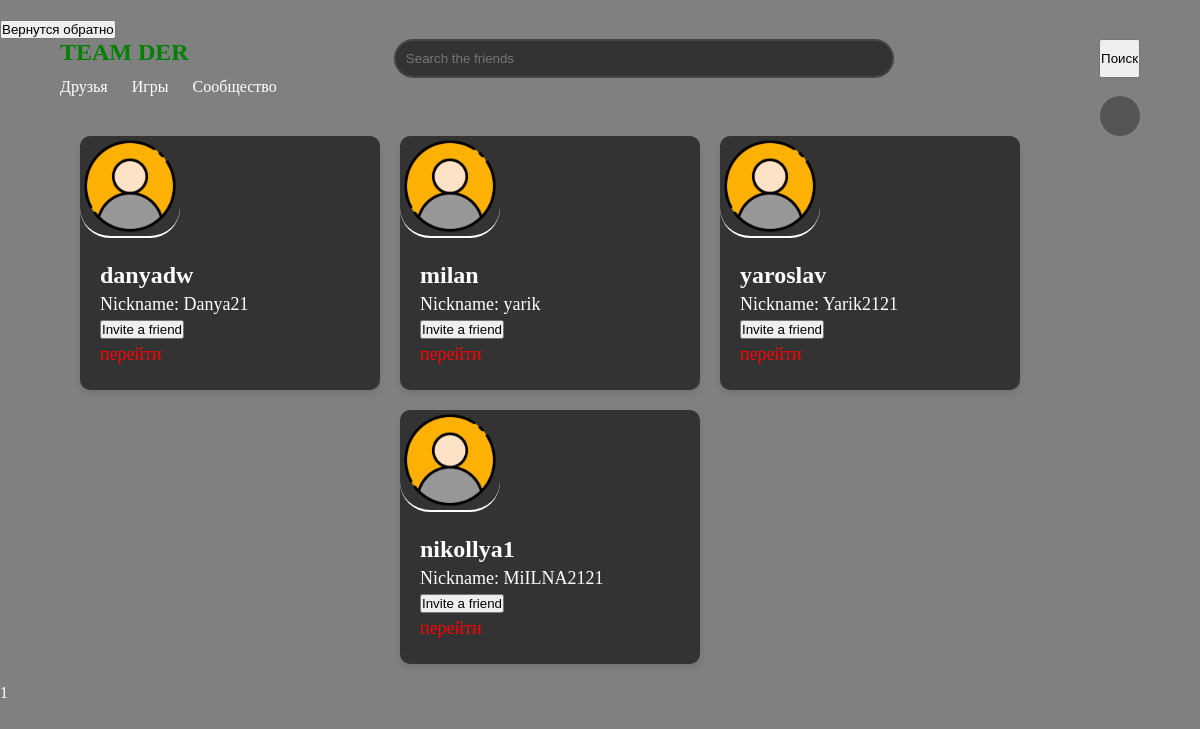
Page /find_users/ (signed in) on the earlier database version.
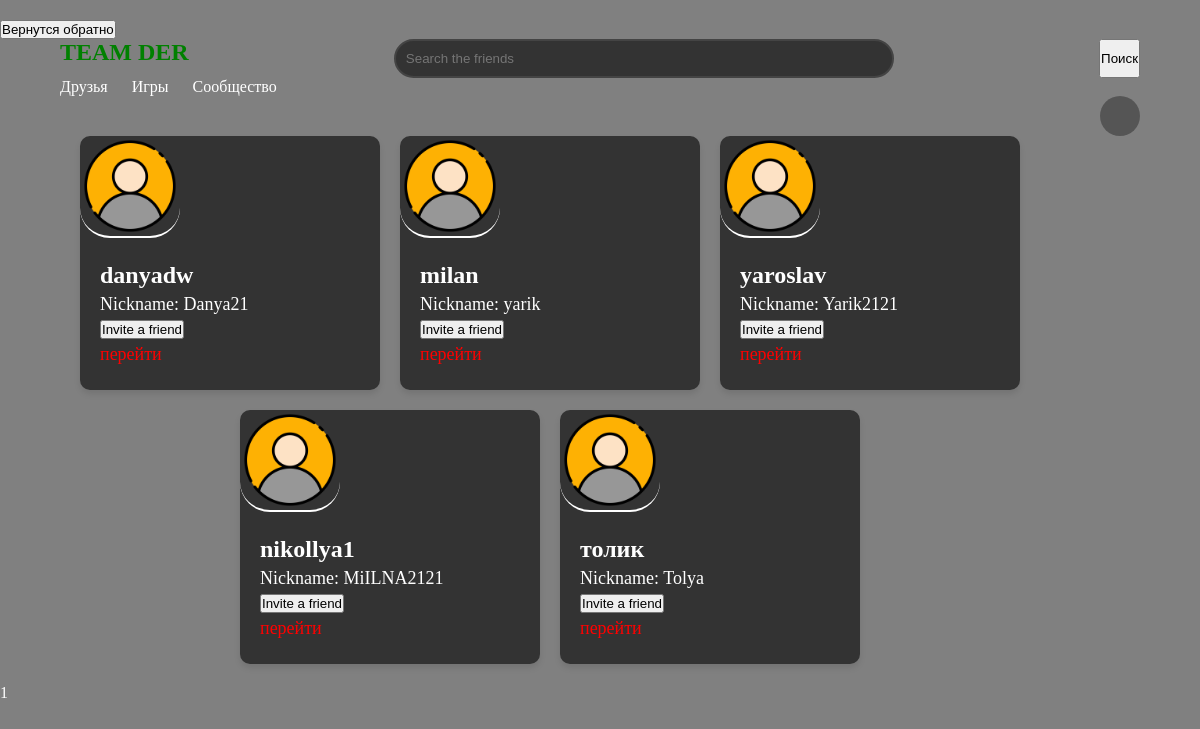
Same page on the later database version.
### my_codes/models.py (models this page shows, shortened)
class NIKNEM(models.Model):
    niknem = models.CharField(max_length=30, null=True)
    user = models.ForeignKey(User, on_delete=models.CASCADE, null=True)

### my_codes/views.py (the view)
# urls.py: path("find_users/", views.find_users_page, name="find_users_page"),
def find_users_page(request):
    context = {}
    if request.method == "POST":
        form = SearchUserForm(request.POST)
        if form.is_valid():
            query = form.cleaned_data["query"]
            page = 0
        else:
            query = ""
            page = 0
    else:
        query = request.GET.get("query", "")
        page = max(0, int(request.GET.get("page", 1)) - 1)
    all_accounts_count = NIKNEM.objects.filter(niknem__contains=query).count()
    current_user = request.user
    accounts = NIKNEM.objects.filter(niknem__contains=query).exclude(user=current_user)[page * 10: page * 10 + 10]
    context["page"] = page + 1
    context["accounts"] = accounts
    context["max_page"] = all_accounts_count // 10 + (all_accounts_count % 10 != 0)
    context["query"] = query
    context["form"] = SearchUserForm(initial={"query": query})
    if "add_friend" in request.POST:
        friend_id = request.POST.get("friend_id")
        friend = get_object_or_404(User, id=friend_id)
        Friend.make_friend(request.user, friend)
    return render(request, "find_users.html", context)

### my_codes/forms.py
class SearchUserForm(forms.Form):
    query = CharField(required=True, label='')

### my_codes/templatetags/user_avatar.py (called while the page is built)
@register.simple_tag(name='user_avatar')
def user_avatar(userid):
    path = MEDIA_ROOT + '/avatars/' + str(userid) + '.png'
    print(MEDIA_ROOT + '/avatars/' + str(userid) + '.png')
    if os.path.isfile(path):
        return MEDIA_URL + 'avatars/' + str(userid) + '.png'
    else:
        return MEDIA_URL + 'avatars/default.png'

### my_codes/templates/find_users.html (shortened to what this page needs)
{% load static %}
{% load user_avatar %}
<!DOCTYPE html>
<html lang="en">
<head>
    <link href="{% static 'find_users_style.css' %}" rel="stylesheet">
</head>
<body>
<header>
    <a href="{% url 'homePage' %}"><button>Вернутся обратно</button></a>
        <div class="container1">
          <div style="display: flex; ">
            <h1 style="color: green;">TEAM DER</h1>
            <input type="text" id="query" class="dark-rounded-input" placeholder="Search the friends" style="width: 500px;" name="query">
              <button onclick="searchButton()" class="glow-on-hover">Поиск</button>
          </div>
          <nav>
            <ul>
              <li><a href="#">Друзья</a></li>
              <li><a href="#">Игры</a></li>
              <li><a href="#">Сообщество</a></li>
            </ul>
          </nav>
          <div class="user-avatar">
          </div>
        </div>
    </header>
    {% if accounts|length > 0 %}
        <div class="container">
    {% for account in accounts %}
    <div class="user-card">
        <img src="{% user_avatar account.user.id %}" alt="User Avatar" style="border-radius: 30px; width: 100px;">
        <div class="user-info">
            <h2>{{ account.user.username }}</h2>
            <p>Nickname: {{ account.niknem }}</p>
            <form method="post" action="{% url 'find_users_page' %}">
                <button class="btn" type="submit" name="add_friend">Invite a friend</button>
            </form>
            {% if account.user %}
                <a href="{% url 'polzovatels_account' account.user.id %}" style="text-decoration: none; color: red;"><p>перейти</p></a>
            {% endif %}
        </div>
    </div>
{% endfor %}
</div>
    {% else %}
    <h1>Ничего не найдено</h1>
    {% endif %}
    {% if accounts|length > 0 %}
        <div class="paginator">
            {{ page }}
        </div>
    {% endif %}
</body>
</html>

Differences in the rows shown:
added NIKNEM: user.username "толик", niknem "Tolya", shows "перейти"
